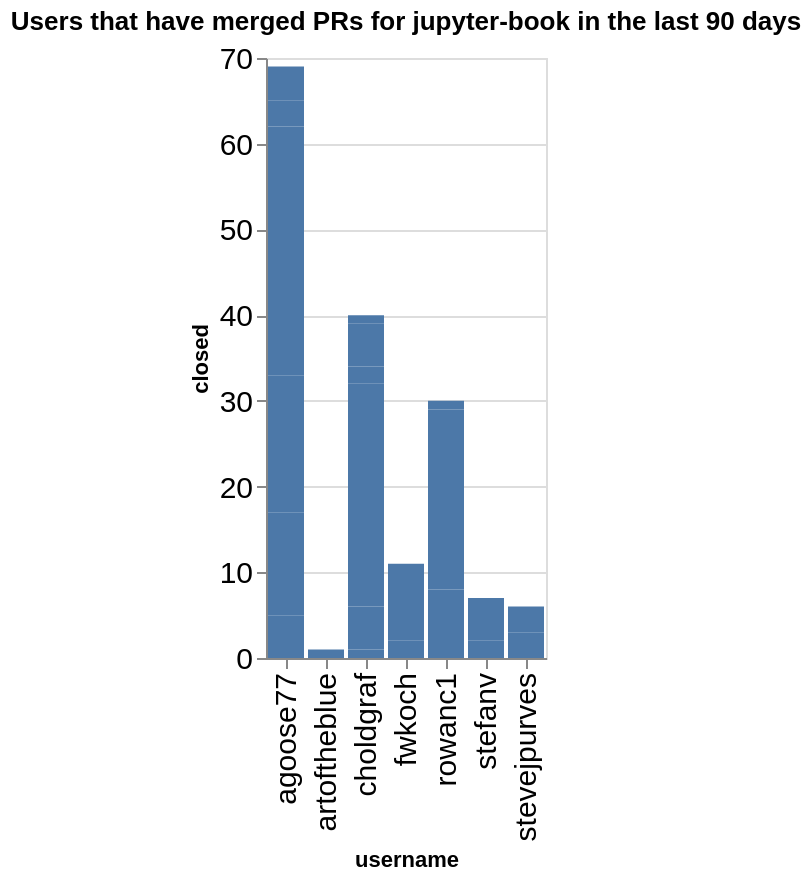

Notebook source saved alongside this figure:
### Code cell
charts = []
title = f"Users that have merged PRs for {github_org} in the last {n_days} days"
ch = alt.Chart(data=closed_by_repo.replace(np.nan, 0), title=title).mark_bar().encode(
    x='username',
    y='closed',
)
ch

### Figure 1 — Vega-Lite specification as saved in the notebook (floating-point values rounded to 4 significant figures)
{"config": {"axisLeft": {"labelFontSize": 15}, "axisBottom": {"labelFontSize": 15}}, "data": {"name": "data-a1212a5e69268b0bc08c724f9e8e0b65"}, "mark": {"type": "bar"}, "encoding": {"x": {"field": "username", "type": "nominal"}, "y": {"field": "closed", "type": "quantitative"}}, "title": "Users that have merged PRs for jupyter-book in the last 90 days", "$schema": "https://vega.github.io/schema/vega-lite/v5.20.1.json", "datasets": {"data-a1212a5e69268b0bc08c724f9e8e0b65": [{"name": "blog", "username": "agoose77", "closed": 5}, {"name": "example-landing-pages", "username": "agoose77", "closed": 2}, {"name": "example-landing-pages", "username": "choldgraf", "closed": 1}, {"name": "example-outputs", "username": "stevejpurves", "closed": 3}, {"name": "jupyter-book", "username": "agoose77", "closed": 10}, {"name": "jupyter-book", "username": "choldgraf", "closed": 5}, {"name": "myst-spec", "username": "choldgraf", "closed": 1}, {"name": "myst-theme", "username": "agoose77", "closed": 16}, {"name": "myst-theme", "username": "choldgraf", "closed": 7}, {"name": "myst-theme", "username": "fwkoch", "closed": 2}, {"name": "myst-theme", "username": "rowanc1", "closed": 8}, {"name": "myst-theme", "username": "stefanv", "closed": 2}, {"name": "myst-theme", "username": "stevejpurves", "closed": 3}, {"name": "mystmd", "username": "agoose77", "closed": 29}, {"name": "mystmd", "username": "artoftheblue", "closed": 1}, {"name": "mystmd", "username": "choldgraf", "closed": 18}, {"name": "mystmd", "username": "fwkoch", "closed": 9}, {"name": "mystmd", "username": "rowanc1", "closed": 21}, {"name": "mystmd", "username": "stefanv", "closed": 5}, {"name": "mystmd.org", "username": "agoose77", "closed": 3}, {"name": "mystmd.org", "username": "choldgraf", "closed": 2}, {"name": "mystmd.org", "username": "rowanc1", "closed": 1}, {"name": "team-compass", "username": "agoose77", "closed": 4}, {"name": "team-compass", "username": "choldgraf", "closed": 5}, {"name": "thebe", "username": "choldgraf", "closed": 1}]}}
